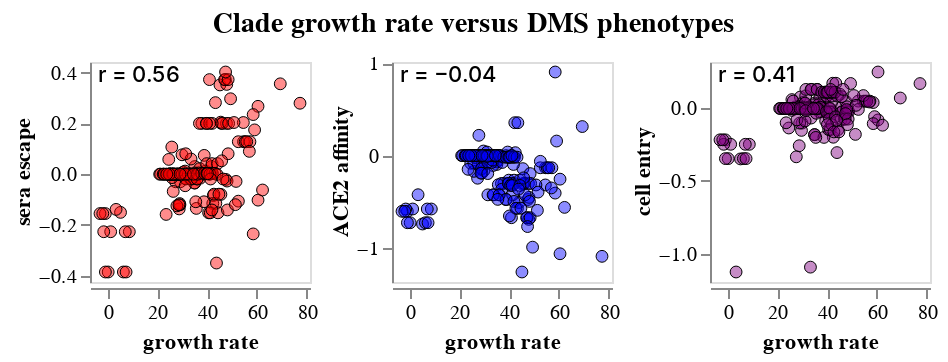

Notebook code for this chart:
### Markdown cell above
## Correlation between growth and clade phenotypes
Correlate absolute clade growth with phenotypes.

### Code cell
clade_dms_growth_df_tidy = clade_growth_dms_df.melt(
    id_vars=[c for c in clade_growth_dms_df.columns if c not in phenotypes],
    value_vars=phenotypes,
    var_name="phenotype_name",
    value_name="phenotype",
)

clade_growth_phenotype_chart_size = 110

clade_growth_phenotype_corr_base = (
    alt.Chart(clade_dms_growth_df_tidy)
    .transform_filter(
        alt.expr.log(alt.datum["n_sequences"]) / math.log(10) >= clade_n_sequences_slider
    )
    .add_params(
        clade_selection,
        clade_n_sequences_slider,
        *clade_toggle_muts.values(),
    )
    .properties(width=clade_growth_phenotype_chart_size, height=clade_growth_phenotype_chart_size)
)

for toggle_filter in clade_toggle_muts.values():
    clade_growth_phenotype_corr_base = clade_growth_phenotype_corr_base.transform_filter(toggle_filter)

clade_growth_phenotype_scatter = (
    clade_growth_phenotype_corr_base
    .encode(
        alt.X(
            "growth_rate",
            title="growth rate",
            scale=alt.Scale(nice=False, padding=5),
        ),
        alt.Y("phenotype:Q", title=None, scale=alt.Scale(nice=False, padding=5)),
        alt.Fill(
            "phenotype_name:N",
            sort=phenotypes,
            legend=None,
            scale=alt.Scale(domain=phenotypes, range=list(phenotype_colors.values())),
        ),
        size=alt.condition(clade_selection, alt.value(70), alt.value(35)),
        strokeWidth=alt.condition(clade_selection, alt.value(2), alt.value(0.5)),
        tooltip=["phenotype_name:O", alt.Tooltip("phenotype:Q", format=".2f"), "growth_rate", "clade", "date", "n_sequences"],
    )
    .mark_circle(stroke="black", strokeOpacity=1, fillOpacity=0.45)
)

clade_growth_phenotype_r = (
    clade_growth_phenotype_corr_base
    .transform_regression("growth_rate", "phenotype", params=True)
    .transform_calculate(
        r=alt.expr.if_(
            alt.datum["coef"][1] >= 0,
            alt.expr.sqrt(alt.datum["rSquared"]),
            -alt.expr.sqrt(alt.datum["rSquared"]),
        ),
        label='"r = " + format(datum.r, ".2f")',
    )
    .mark_text(align="left", color="black", fontWeight=500, fontSize=11, opacity=1)
    .encode(
        x=alt.value(4),
        y=alt.value(7),
        text=alt.Text("label:N"),
    )
)

clade_growth_phenotype_chart = (
    (clade_growth_phenotype_scatter + clade_growth_phenotype_r)
    .facet(
        facet=alt.Facet(
            "phenotype_name:O",
            sort=phenotypes,
            header=alt.Header(
                orient="left",
                labelFontStyle="bold",
                labelFontSize=11,
                labelPadding=2,
                title=None,
            ),
        ),
        spacing=8,
        columns=len(phenotypes_basic),
    )
    .properties(
        title=alt.TitleParams(
            "Clade growth rate versus DMS phenotypes",
            anchor="middle",
            fontSize=14,
            dy=-3,
        ),
    )
    .resolve_scale(y="independent")
    .configure_axis(grid=False)
)

display(clade_growth_phenotype_chart)

### Figure 1 — Vega-Lite specification as saved in the notebook (floating-point values rounded to 4 significant figures; data arrays with more than 128 entries replaced by an {"elided": "..."} marker saying what was removed)
{"config": {"view": {"continuousWidth": 300, "continuousHeight": 300}, "axis": {"grid": false}}, "data": {"name": "data-1ed1bf7af4581c8dafc0e9b05014bc77"}, "facet": {"field": "phenotype_name", "header": {"labelFontSize": 11, "labelFontStyle": "bold", "labelPadding": 2, "orient": "left", "title": null}, "sort": ["sera escape", "ACE2 affinity", "cell entry"], "type": "ordinal"}, "spec": {"layer": [{"mark": {"type": "circle", "fillOpacity": 0.45, "stroke": "black", "strokeOpacity": 1}, "encoding": {"fill": {"field": "phenotype_name", "legend": null, "scale": {"domain": ["sera escape", "ACE2 affinity", "cell entry"], "range": ["red", "blue", "purple"]}, "sort": ["sera escape", "ACE2 affinity", "cell entry"], "type": "nominal"}, "size": {"condition": {"param": "param_5", "value": 70, "empty": false}, "value": 35}, "strokeWidth": {"condition": {"param": "param_5", "value": 2, "empty": false}, "value": 0.5}, "tooltip": [{"field": "phenotype_name", "type": "ordinal"}, {"field": "phenotype", "format": ".2f", "type": "quantitative"}, {"field": "growth_rate", "type": "quantitative"}, {"field": "clade", "type": "nominal"}, {"field": "date", "type": "nominal"}, {"field": "n_sequences", "type": "quantitative"}], "x": {"field": "growth_rate", "scale": {"nice": false, "padding": 5}, "title": "growth rate", "type": "quantitative"}, "y": {"field": "phenotype", "scale": {"nice": false, "padding": 5}, "title": null, "type": "quantitative"}}, "name": "view_8", "transform": [{"filter": "((log(datum['n_sequences']) / 2.302585092994046) >= param_6)"}, {"filter": {"param": "param_7"}}]}, {"mark": {"type": "text", "align": "left", "color": "black", "fontSize": 11, "fontWeight": 500, "opacity": 1}, "encoding": {"text": {"field": "label", "type": "nominal"}, "x": {"value": 4}, "y": {"value": 7}}, "transform": [{"filter": "((log(datum['n_sequences']) / 2.302585092994046) >= param_6)"}, {"filter": {"param": "param_7"}}, {"on": "growth_rate", "regression": "phenotype", "params": true}, {"calculate": "if((datum['coef'][1] >= 0),sqrt(datum['rSquared']),(-sqrt(datum['rSquared'])))", "as": "r"}, {"calculate": "\"r = \" + format(datum.r, \".2f\")", "as": "label"}]}], "height": 110, "width": 110}, "columns": 3, "params": [{"name": "param_5", "select": {"type": "point", "fields": ["clade"], "on": "mouseover"}, "views": ["view_8"]}, {"name": "param_6", "bind": {"input": "range", "max": 4.194, "min": 2.3, "name": "min log10 number sequences in clade", "step": 0.1}, "value": 2.602}, {"name": "param_7", "select": {"type": "point", "fields": ["has_L455F"]}, "bind": {"input": "radio", "options": [false, null], "labels": ["yes", "no"], "name": "exclude clades with L455F relative to XBB.1.5"}, "value": null, "views": ["view_8"]}], "resolve": {"scale": {"y": "independent"}}, "spacing": 8, "title": {"text": "Clade growth rate versus DMS phenotypes", "anchor": "middle", "dy": -3, "fontSize": 14}, "$schema": "https://vega.github.io/schema/vega-lite/v5.15.1.json", "datasets": {"data-1ed1bf7af4581c8dafc0e9b05014bc77": {"elided": "876 records"}}}
